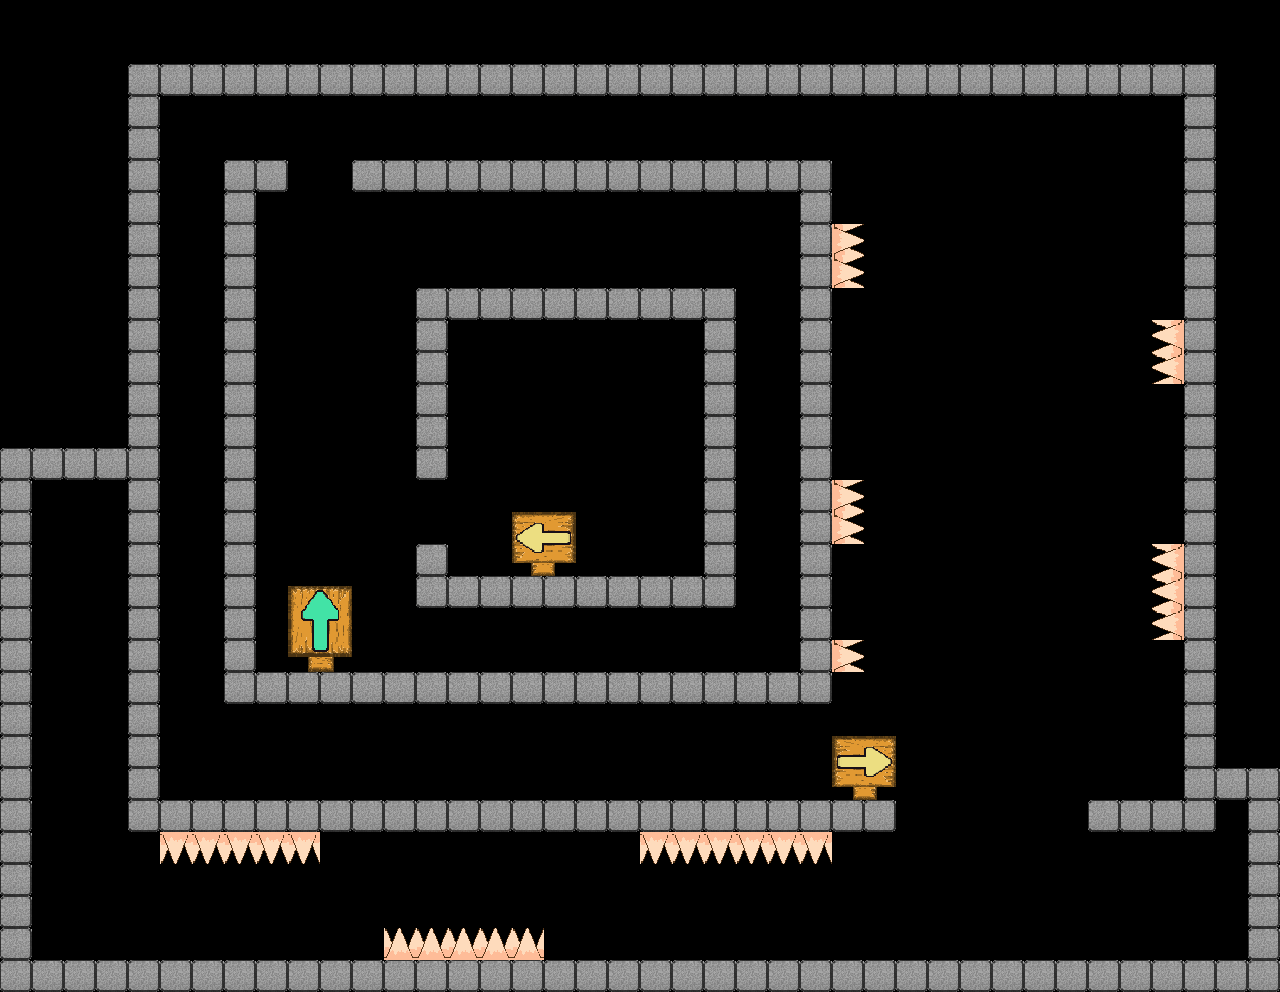

This is a level from a 2D game, rendered from its Tiled map with the project's own tilesets. A one-line summary and the map file follow, with tile-layer data summarised:
An orthogonal 40x31 tile map with 32x32 px tiles, 2 tile layers (arrowTiles, Bricks), 2 tilesets and 62 objects (3x circleSmall, 3x brokenTile, 2x dummyTile, Goal, PlayerStart).

<map version="1.0" orientation="orthogonal" width="40" height="31" tilewidth="32" tileheight="32">
 <tileset firstgid="1" name="grayBrickTilesetWithSpikes" tilewidth="32" tileheight="32">
  <image source="grayBrickTilesetWithSpikes.png" width="96" height="96" />
 </tileset>
 <tileset firstgid="10" name="arrowsTileset" tilewidth="32" tileheight="32">
  <image source="arrowsTileset.png" width="128" height="160" />
 </tileset>
 <layer name="arrowTiles" width="40" height="31">
  <data>[1240 cells, 14 non-empty, 14 distinct tile ids]</data>
 </layer>
 <layer name="Bricks" width="40" height="31">
  <data>[1240 cells, 298 non-empty, 5 distinct tile ids]</data>
 </layer>
 <objectgroup name="Collisions" width="40" height="31" visible="0">
  <object x="128" y="64" width="1088" height="32" />
  <object x="0" y="448" width="32" height="512" />
  <object x="448" y="288" width="288" height="32" />
  <object x="256" y="672" width="576" height="32" />
  <object x="128" y="96" width="32" height="704" />
  <object x="352" y="160" width="448" height="32" />
  <object x="1248" y="832" width="32" height="128" />
  <object x="224" y="192" width="32" height="512" />
  <object x="32" y="448" width="96" height="32" />
  <object x="1184" y="96" width="32" height="704" />
  <object x="1088" y="800" width="192" height="32" />
  <object x="0" y="960" width="1280" height="32" />
  <object x="416" y="288" width="32" height="192" />
  <object x="448" y="576" width="288" height="32" />
  <object x="704" y="320" width="32" height="256" />
  <object x="416" y="544" width="32" height="64" />
  <object x="128" y="800" width="768" height="32" />
  <object x="800" y="160" width="32" height="512" />
  <object x="224" y="160" width="64" height="32" />
 </objectgroup>
 <objectgroup name="Game Objects" width="40" height="31" visible="0">
  <object name="Goal" x="80" y="544" />
  <object name="PlayerStart" x="640" y="352" />
 </objectgroup>
 <objectgroup name="Spike Collisions" width="40" height="31">
  <object x="384" y="928" width="160" height="32" />
  <object x="832" y="224" width="32" height="64" />
  <object x="832" y="480" width="32" height="64" />
  <object x="832" y="640" width="32" height="32" />
  <object x="1152" y="544" width="32" height="96" />
  <object x="1152" y="320" width="32" height="64" />
  <object x="160" y="832" width="160" height="32" />
  <object x="640" y="832" width="192" height="32" />
 </objectgroup>
 <objectgroup name="staticPlatforms" width="40" height="31" visible="0">
  <object name="circleSmall" x="960" y="384" />
  <object name="circleSmall" x="1088" y="224" />
  <object name="circleSmall" x="1056" y="576" />
 </objectgroup>
 <objectgroup name="staticEnemies" width="40" height="31">
  <object x="320" y="256" />
  <object x="288" y="416" />
  <object x="320" y="544" />
  <object x="160" y="448" />
  <object x="288" y="768" />
  <object x="448" y="768" />
 </objectgroup>
 <objectgroup name="Collectibles" width="40" height="31">
  <object x="192" y="256" />
  <object x="768" y="288" />
  <object x="768" y="416" />
  <object x="768" y="576" />
  <object x="192" y="544" />
  <object x="192" y="736" />
  <object x="608" y="768" />
  <object x="736" y="768" />
  <object x="1120" y="896" />
  <object x="1184" y="896" />
  <object x="928" y="256" />
  <object x="1056" y="320" />
  <object x="1088" y="416" />
  <object x="960" y="480" />
  <object x="928" y="608" />
  <object x="992" y="704" />
  <object x="256" y="928" />
  <object x="480" y="864" />
  <object x="736" y="928" />
 </objectgroup>
 <objectgroup name="Barriers" width="40" height="31" visible="0">
  <object name="brokenTile" x="288" y="192">
   <properties>
    <property name="orientation" value="side" />
   </properties>
  </object>
  <object name="dummyTile" x="416" y="544" />
  <object name="dummyTile" x="896" y="832">
   <properties>
    <property name="orientation" value="side" />
   </properties>
  </object>
  <object name="brokenTile" x="960" y="832">
   <properties>
    <property name="orientation" value="side" />
   </properties>
  </object>
  <object name="brokenTile" x="1024" y="832">
   <properties>
    <property name="orientation" value="side" />
   </properties>
  </object>
 </objectgroup>
</map>
